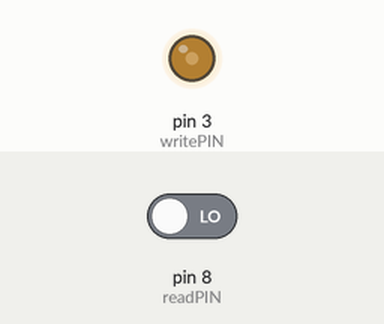
A sketch run on a simulated Arduino Uno, built with avr-gcc and run on an emulated ATmega328P. Shown: output pins drawn as LEDs (lit = HIGH). The inputs (shaded band) are chosen by the test bench; at power-on: pin 8 (readPIN) LOW. Storage starts empty; what the sketch prints to the serial monitor is not drawn.

Above: at 0.1 s.
Timing chart, 0 to 1.6 s (numbered marks = the images above):
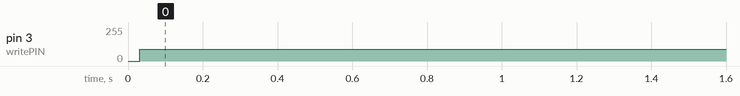

The sketch:

Reading_PWM_and_logging_value_on_microSD.ino
```cpp
#include <SD.h> //Libraries used to for microSD card module SD: https://www.arduino.cc/en/reference/SD
#include <SPI.h> //SPI: https://www.arduino.cc/en/reference/SPI

//Pinout for arduino uno: https://www.circuito.io/blog/arduino-uno-pinout/
//Pinout for arduino nano: https://upload.wikimedia.org/wikipedia/commons/e/e4/Arduino-nano-pinout.png

//const int means an integer variable that CANNOT change - it is constant.
//const int values need to be declared at run time.
const int chipSelect = 2; //Used to select memory module
const int readPIN = 8; // D8 (Digital pin 8) is the pin we a reading the PWM signal into
const int writePIN = 3; //D3 is the pin we are outputting the PWM signal from. Note: only certain pins can output PWM https://create.arduino.cc/projecthub/muhammad-aqib/arduino-pwm-tutorial-ae9d71
const int dutyCycle = 90; //Can be a value between 0 - 255

File myFile; //"myFile" is an object of class "File"
             //More info: https://www.geeksforgeeks.org/c-classes-and-objects/

int value = 0; //Variable to store our values in microseconds (1000 microseconds = 1 millisecond)

void setup() { //Setup only runs once
               //Void means that the function does not return any value
               //If an arbitrary function had "int" instead of void, this means that function must return an integer value.
  pinMode(readPIN, INPUT); //Setup pins as Input/Output
  pinMode(writePIN, OUTPUT);
  Serial.begin(9600); //Opens debugging window. 9600 represents the baud rate.
                      //baud rate defines how fast data is sent over serial lines.
                      //More info: https://learn.sparkfun.com/tutorials/serial-communication/rules-of-serial

  // More info on if else statements: https://www.arduino.cc/en/Tutorial/BuiltInExamples/ifStatementConditional
  // SD Card initialization
  if (SD.begin(chipSelect)) { //if initialization was successful...
    Serial.println("SD card is ready to use.");
  }
  else {
    Serial.println("SD card initalization failed");
    return;
  }

//  Create/Open file
  myFile = SD.open("test.txt", FILE_WRITE); //(Specify what file you want use; specify if you want to read or write)
  if (myFile) {
    myFile.println("Hello World");          //I want to write "Hello World" to the text file
    myFile.close(); //Close file
    Serial.println("test.txt was successfully opened and closed");
  }
  else {
    Serial.println("Error opening test.txt"); //Error message is printed if myFile = SD.open returns 0.

    return;
  }
}

void loop() { //main loop that repeats once it reaches the bottom.

  //analogWrite(pin, val) "pin" is the physical pin on an uno, nano, etc. that will output the PWM. "val" must be between 0 - 255 to determine duty cycle.
  //analogWrite() https://www.arduino.cc/reference/en/language/functions/analog-io/analogwrite/
  analogWrite(writePIN, dutyCycle); //Tells microcontroller to output PWM signal at 35%   90/(255+1) ~ 35%.

  //pulseIn() https://www.arduino.cc/reference/en/language/functions/advanced-io/pulsein/
  value = pulseIn(readPIN, HIGH);   // Store the amount of time signal is high for one period: https://learn.sparkfun.com/tutorials/pulse-width-modulation/all

  myFile = SD.open("test.txt", FILE_WRITE); //Write to myFile
    if (myFile) {
      myFile.println(value); //Store value on SD card
      myFile.close();
    }
   else {
    Serial.println("Error opening test.txt");

    return;
  }
}
```

Measured:
- by itself, pin 3 (writePIN): 0/255 → 90/255 at 0.03 s
